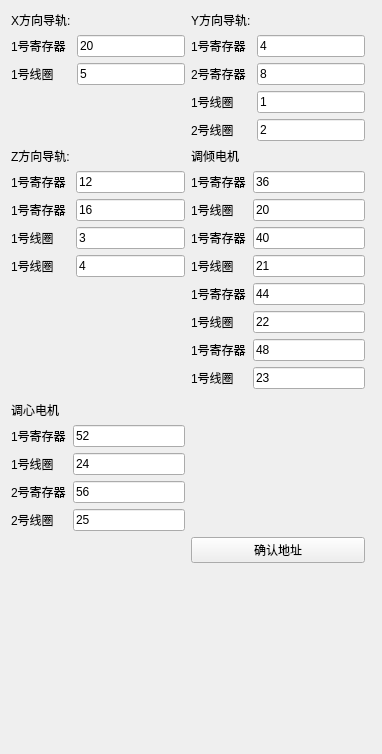
        <widget class="QWidget" name="address">
         <attribute name="title">
          <string>PLC地址</string>
         </attribute>
         <layout class="QGridLayout" name="gridLayout_25">
          <item row="0" column="0">
           <layout class="QFormLayout" name="formLayout_2">
            <item row="0" column="0">
             <widget class="QLabel" name="label_33">
              <property name="text">
               <string>X方向导轨:</string>
              </property>
             </widget>
            </item>
            <item row="1" column="0">
             <widget class="QLabel" name="label_35">
              <property name="text">
               <string>1号寄存器</string>
              </property>
             </widget>
            </item>
            <item row="1" column="1">
             <widget class="QLineEdit" name="addressx_reg_1">
              <property name="text">
               <string>20</string>
              </property>
             </widget>
            </item>
            <item row="2" column="0">
             <widget class="QLabel" name="label_48">
              <property name="text">
               <string>1号线圈</string>
              </property>
             </widget>
            </item>
            <item row="2" column="1">
             <widget class="QLineEdit" name="addressx_cyl_1">
              <property name="text">
               <string>5</string>
              </property>
             </widget>
            </item>
           </layout>
          </item>
          <item row="1" column="0" rowspan="2">
           <layout class="QFormLayout" name="formLayout_4">
            <item row="0" column="0">
             <widget class="QLabel" name="label_34">
              <property name="text">
               <string>Z方向导轨:</string>
              </property>
             </widget>
            </item>
            <item row="1" column="0">
             <widget class="QLabel" name="label_38">
              <property name="text">
               <string>1号寄存器</string>
              </property>
             </widget>
            </item>
            <item row="1" column="1">
             <widget class="QLineEdit" name="addressz_reg_1">
              <property name="text">
               <string>12</string>
              </property>
             </widget>
            </item>
            <item row="3" column="0">
             <widget class="QLabel" name="label_53">
              <property name="text">
               <string>1号线圈</string>
              </property>
             </widget>
            </item>
            <item row="3" column="1">
             <widget class="QLineEdit" name="addressz_cyl_1">
              <property name="text">
               <string>3</string>
              </property>
             </widget>
            </item>
            <item row="2" column="0">
             <widget class="QLabel" name="label_80">
              <property name="text">
               <string>1号寄存器</string>
              </property>
             </widget>
            </item>
            <item row="4" column="0">
             <widget class="QLabel" name="label_81">
              <property name="text">
               <string>1号线圈</string>
              </property>
             </widget>
            </item>
            <item row="2" column="1">
             <widget class="QLineEdit" name="addressz_reg_2">
              <property name="text">
               <string>16</string>
              </property>
             </widget>
            </item>
            <item row="4" column="1">
             <widget class="QLineEdit" name="addressz_cyl_2">
              <property name="text">
               <string>4</string>
              </property>
             </widget>
            </item>
           </layout>
          </item>
          <item row="3" column="0">
           <layout class="QFormLayout" name="formLayout_5">
            <item row="0" column="0">
             <widget class="QLabel" name="label_36">
              <property name="text">
               <string>调心电机</string>
              </property>
             </widget>
            </item>
            <item row="1" column="0">
             <widget class="QLabel" name="label_43">
              <property name="text">
               <string>1号寄存器</string>
              </property>
             </widget>
            </item>
            <item row="1" column="1">
             <widget class="QLineEdit" name="addressxin_reg_1">
              <property name="text">
               <string>52</string>
              </property>
             </widget>
            </item>
            <item row="2" column="0">
             <widget class="QLabel" name="label_54">
              <property name="text">
               <string>1号线圈</string>
              </property>
             </widget>
            </item>
            <item row="2" column="1">
             <widget class="QLineEdit" name="addressxin_cyl_1">
              <property name="text">
               <string>24</string>
              </property>
             </widget>
            </item>
            <item row="3" column="0">
             <widget class="QLabel" name="label_45">
              <property name="text">
               <string>2号寄存器</string>
              </property>
             </widget>
            </item>
            <item row="4" column="0">
             <widget class="QLabel" name="label_73">
              <property name="text">
               <string>2号线圈</string>
              </property>
             </widget>
            </item>
            <item row="3" column="1">
             <widget class="QLineEdit" name="addressxin_reg_2">
              <property name="text">
               <string>56</string>
              </property>
             </widget>
            </item>
            <item row="4" column="1">
             <widget class="QLineEdit" name="addressxin_cyl_2">
              <property name="text">
               <string>25</string>
              </property>
             </widget>
            </item>
           </layout>
          </item>
          <item row="4" column="1">
           <widget class="QPushButton" name="confirm">
            <property name="text">
             <string>确认地址</string>
            </property>
           </widget>
          </item>
          <item row="5" column="1" colspan="2">
           <spacer name="verticalSpacer_10">
            <property name="orientation">
             <enum>Qt::Vertical</enum>
            </property>
            <property name="sizeHint" stdset="0">
             <size>
              <width>20</width>
              <height>180</height>
             </size>
            </property>
           </spacer>
          </item>
          <item row="0" column="1">
           <layout class="QFormLayout" name="formLayout_3">
            <item row="0" column="0">
             <widget class="QLabel" name="label_32">
              <property name="text">
               <string>Y方向导轨:</string>
              </property>
             </widget>
            </item>
            <item row="1" column="0">
             <widget class="QLabel" name="label_44">
              <property name="text">
               <string>1号寄存器</string>
              </property>
             </widget>
            </item>
            <item row="1" column="1">
             <widget class="QLineEdit" name="addressy_reg_1">
              <property name="text">
               <string>4</string>
              </property>
             </widget>
            </item>
            <item row="3" column="0">
             <widget class="QLabel" name="label_49">
              <property name="text">
               <string>1号线圈</string>
              </property>
             </widget>
            </item>
            <item row="3" column="1">
             <widget class="QLineEdit" name="addressy_cyl_1">
              <property name="text">
               <string>1</string>
              </property>
             </widget>
            </item>
            <item row="2" column="0">
             <widget class="QLabel" name="label_50">
              <property name="text">
               <string>2号寄存器</string>
              </property>
             </widget>
            </item>
            <item row="2" column="1">
             <widget class="QLineEdit" name="addressy_reg_2">
              <property name="text">
               <string>8</string>
              </property>
             </widget>
            </item>
            <item row="4" column="0">
             <widget class="QLabel" name="label_78">
              <property name="text">
               <string>2号线圈</string>
              </property>
             </widget>
            </item>
            <item row="4" column="1">
             <widget class="QLineEdit" name="addressy_cyl_2">
              <property name="text">
               <string>2</string>
              </property>
             </widget>
            </item>
           </layout>
          </item>
          <item row="1" column="1">
           <layout class="QFormLayout" name="formLayout_6">
            <item row="0" column="0">
             <widget class="QLabel" name="label_37">
              <property name="text">
               <string>调倾电机</string>
              </property>
             </widget>
            </item>
            <item row="1" column="0">
             <widget class="QLabel" name="label_46">
              <property name="text">
               <string>1号寄存器</string>
              </property>
             </widget>
            </item>
            <item row="1" column="1">
             <widget class="QLineEdit" name="addressqing_reg_1">
              <property name="text">
               <string>36</string>
              </property>
             </widget>
            </item>
            <item row="2" column="0">
             <widget class="QLabel" name="label_74">
              <property name="text">
               <string>1号线圈</string>
              </property>
             </widget>
            </item>
            <item row="3" column="0">
             <widget class="QLabel" name="label_47">
              <property name="text">
               <string>1号寄存器</string>
              </property>
             </widget>
            </item>
            <item row="3" column="1">
             <widget class="QLineEdit" name="addressqing_reg_2">
              <property name="text">
               <string>40</string>
              </property>
             </widget>
            </item>
            <item row="4" column="0">
             <widget class="QLabel" name="label_75">
              <property name="text">
               <string>1号线圈</string>
              </property>
             </widget>
            </item>
            <item row="4" column="1">
             <widget class="QLineEdit" name="addressqing_cyl_2">
              <property name="text">
               <string>21</string>
              </property>
             </widget>
            </item>
            <item row="5" column="0">
             <widget class="QLabel" name="label_51">
              <property name="text">
               <string>1号寄存器</string>
              </property>
             </widget>
            </item>
            <item row="5" column="1">
             <widget class="QLineEdit" name="addressqing_reg_3">
              <property name="text">
               <string>44</string>
              </property>
             </widget>
            </item>
            <item row="6" column="0">
             <widget class="QLabel" name="label_76">
              <property name="text">
               <string>1号线圈</string>
              </property>
             </widget>
            </item>
            <item row="6" column="1">
             <widget class="QLineEdit" name="addressqing_cyl_3">
              <property name="text">
               <string>22</string>
              </property>
             </widget>
            </item>
            <item row="7" column="0">
             <widget class="QLabel" name="label_52">
              <property name="text">
               <string>1号寄存器</string>
              </property>
             </widget>
            </item>
            <item row="7" column="1">
             <widget class="QLineEdit" name="addressqing_reg_4">
              <property name="text">
               <string>48</string>
              </property>
             </widget>
            </item>
            <item row="8" column="0">
             <widget class="QLabel" name="label_77">
              <property name="text">
               <string>1号线圈</string>
              </property>
             </widget>
            </item>
            <item row="8" column="1">
             <widget class="QLineEdit" name="addressqing_cyl_4">
              <property name="text">
               <string>23</string>
              </property>
             </widget>
            </item>
            <item row="2" column="1">
             <widget class="QLineEdit" name="addressqing_cyl_1">
              <property name="text">
               <string>20</string>
              </property>
             </widget>
            </item>
           </layout>
          </item>
         </layout>
        </widget>
